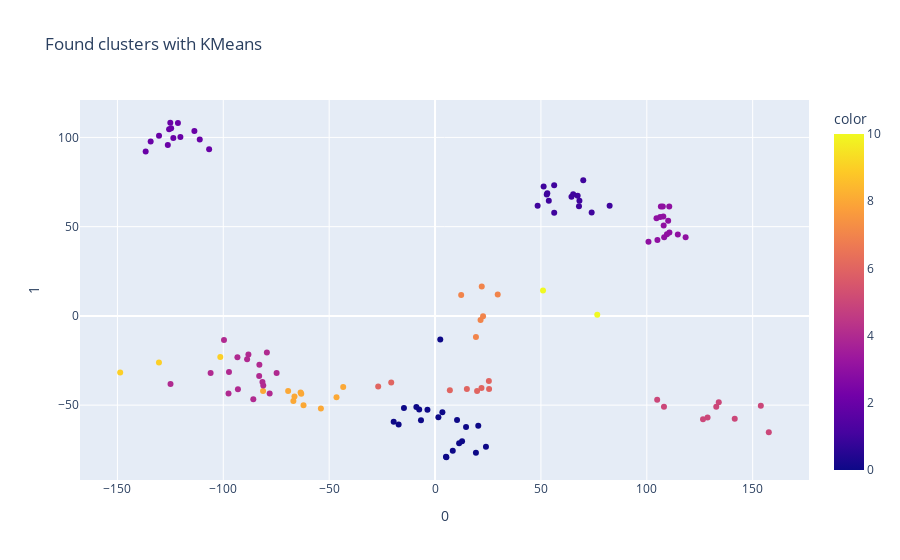
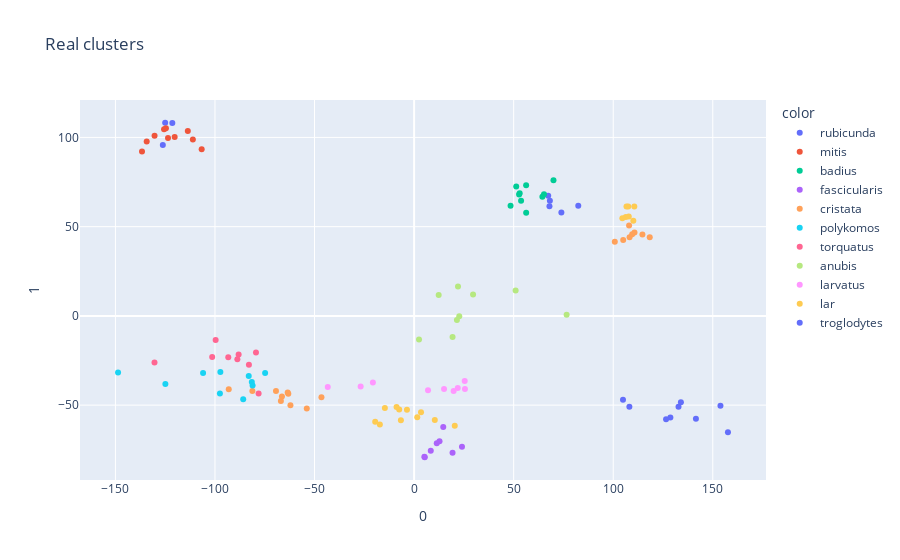

These figures' notebook cell, in order:
### Markdown cell above
#### KMeans

I choose to use k-means because it's a very popular clustering algorithm that is known to run very fast and it excels in seperating the space in different sub-clusters.

### Code cell
km = KMeans(11) # number of clusters set to 11 since we hope to get 11 different species

found_clusters_km = km.fit_predict(X)

cluster_data_km = X.copy()
cluster_data_km['Data'] = found_clusters_km

# using the last pca's result we will plot the found clusters using kmeans


fig = px.scatter(components, x=0, y=1, color=cluster_data_km['Data'], title= 'Found clusters with KMeans')
fig.show()

fig = px.scatter(components, x=0, y=1, color=y, title= 'Real clusters')
fig.show()

### Figure 1 — Plotly figure (JSON) as saved in the notebook; plotly's stock layout.template omitted (floating-point values rounded to 4 significant figures)
{"data": [{"hovertemplate": "0=%{x}<br>1=%{y}<br>color=%{marker.color}<extra></extra>", "legendgroup": "", "marker": {"color": [2, 2, 2, 2, 2, 2, 2, 2, 2, 2, 2, 2, 2, 1, 1, 1, 1, 1, 1, 1, 1, 1, 1, 1, 1, 1, 1, 1, 0, 0, 0, 0, 0, 0, 0, 0, 8, 8, 8, 8, 8, 8, 8, 8, 8, 4, 4, 4, 4, 4, 4, 4, 4, 4, 4, 9, 4, 4, 4, 9, 4, 9, 4, 4, 4, 10, 10, 7, 7, 7, 7, 7, 7, 6, 6, 6, 8, 6, 6, 6, 6, 6, 0, 0, 0, 0, 0, 0, 0, 0, 0, 0, 0, 0, 5, 5, 5, 5, 5, 5, 5, 5, 5, 3, 3, 3, 3, 3, 3, 3, 3, 3, 3, 3, 3, 3, 3, 3], "coloraxis": "coloraxis", "symbol": "circle"}, "mode": "markers", "name": "", "orientation": "v", "showlegend": false, "type": "scatter", "x": [-121.4, -125.0, -126.2, -111.1, -106.7, -113.6, -120.2, -123.6, -130.3, -124.6, -134.3, -125.6, -136.7, 82.45, 73.96, 68.19, 67.97, 67.35, 56.26, 56.27, 64.43, 53.72, 51.28, 69.99, 48.44, 53.01, 65.23, 52.75, 19.3, 8.369, 24.04, 11.38, 5.344, 14.64, 5.166, 12.76, -46.53, -53.9, -63.17, -66.38, -63.49, -62.1, -69.37, -81.22, -66.9, -93.09, -74.82, -85.82, -81.5, -81.12, -83.05, -97.52, -97.31, -106.0, -124.9, -148.7, -78.09, -79.41, -88.13, -101.4, -82.96, -130.4, -99.67, -88.76, -93.32, 76.6, 50.99, 22.68, 12.34, 29.6, 21.5, 19.31, 22.05, 6.991, -20.69, -26.85, -43.36, 21.93, 25.42, 25.52, 15.03, 19.86, 20.42, 10.39, -6.634, 3.472, -7.492, 1.586, -17.21, -8.824, -3.586, -19.53, -14.68, 2.472, 153.9, 132.8, 128.7, 108.1, 141.5, 126.5, 104.9, 134.0, 157.6, 118.3, 114.7, 108.0, 108.2, 110.7, 109.5, 105.0, 100.8, 110.1, 110.6, 107.6, 107.8, 106.3, 106.7, 104.6], "xaxis": "x", "y": [108.0, 108.2, 95.83, 98.82, 93.35, 103.6, 100.2, 99.63, 101.0, 105.2, 97.67, 104.6, 92.12, 61.66, 57.88, 64.55, 61.42, 67.32, 73.21, 57.82, 66.74, 64.52, 72.48, 75.95, 61.68, 68.67, 68.12, 67.98, -76.75, -75.55, -73.31, -71.29, -79.2, -62.3, -78.98, -70.25, -45.52, -51.85, -43.55, -45.21, -42.96, -49.99, -42.05, -42.11, -47.7, -41.13, -31.92, -46.67, -37.1, -38.98, -33.71, -43.5, -31.43, -32.02, -38.17, -31.77, -43.48, -20.52, -21.63, -23.08, -27.33, -26.12, -13.5, -24.29, -23.1, 0.6721, 14.19, -0.199, 11.76, 11.94, -2.281, -11.81, 16.48, -41.63, -37.36, -39.57, -39.91, -40.45, -36.53, -41.02, -40.98, -42.04, -61.58, -58.3, -58.53, -54.03, -52.43, -56.8, -60.92, -50.99, -52.56, -59.28, -51.66, -13.26, -50.39, -50.9, -56.92, -50.87, -57.58, -57.89, -46.95, -48.45, -65.25, 44.08, 45.56, 50.68, 44.04, 46.79, 45.69, 42.46, 41.58, 53.37, 61.27, 61.37, 55.69, 55.44, 61.23, 54.77], "yaxis": "y"}], "layout": {"coloraxis": {"colorbar": {"title": {"text": "color"}}, "colorscale": [[0, "#0d0887"], [0.1111, "#46039f"], [0.2222, "#7201a8"], [0.3333, "#9c179e"], [0.4444, "#bd3786"], [0.5556, "#d8576b"], [0.6667, "#ed7953"], [0.7778, "#fb9f3a"], [0.8889, "#fdca26"], [1, "#f0f921"]]}, "legend": {"tracegroupgap": 0}, "title": {"text": "Found clusters with KMeans"}, "xaxis": {"anchor": "y", "domain": [0, 1], "title": {"text": "0"}}, "yaxis": {"anchor": "x", "domain": [0, 1], "title": {"text": "1"}}}}

### Figure 2 — Plotly figure (JSON) as saved in the notebook; plotly's stock layout.template omitted (floating-point values rounded to 4 significant figures)
{"data": [{"hovertemplate": "color=rubicunda<br>0=%{x}<br>1=%{y}<extra></extra>", "legendgroup": "rubicunda", "marker": {"color": "#636efa", "symbol": "circle"}, "mode": "markers", "name": "rubicunda", "orientation": "v", "showlegend": true, "type": "scatter", "x": [-121.4, -125.0, -126.2, 82.45, 73.96, 68.19, 67.97, 67.35], "xaxis": "x", "y": [108.0, 108.2, 95.83, 61.66, 57.88, 64.55, 61.42, 67.32], "yaxis": "y"}, {"hovertemplate": "color=mitis<br>0=%{x}<br>1=%{y}<extra></extra>", "legendgroup": "mitis", "marker": {"color": "#EF553B", "symbol": "circle"}, "mode": "markers", "name": "mitis", "orientation": "v", "showlegend": true, "type": "scatter", "x": [-111.1, -106.7, -113.6, -120.2, -123.6, -130.3, -124.6, -134.3, -125.6, -136.7], "xaxis": "x", "y": [98.82, 93.35, 103.6, 100.2, 99.63, 101.0, 105.2, 97.67, 104.6, 92.12], "yaxis": "y"}, {"hovertemplate": "color=badius<br>0=%{x}<br>1=%{y}<extra></extra>", "legendgroup": "badius", "marker": {"color": "#00cc96", "symbol": "circle"}, "mode": "markers", "name": "badius", "orientation": "v", "showlegend": true, "type": "scatter", "x": [56.26, 56.27, 64.43, 53.72, 51.28, 69.99, 48.44, 53.01, 65.23, 52.75], "xaxis": "x", "y": [73.21, 57.82, 66.74, 64.52, 72.48, 75.95, 61.68, 68.67, 68.12, 67.98], "yaxis": "y"}, {"hovertemplate": "color=fascicularis<br>0=%{x}<br>1=%{y}<extra></extra>", "legendgroup": "fascicularis", "marker": {"color": "#ab63fa", "symbol": "circle"}, "mode": "markers", "name": "fascicularis", "orientation": "v", "showlegend": true, "type": "scatter", "x": [19.3, 8.369, 24.04, 11.38, 5.344, 14.64, 5.166, 12.76], "xaxis": "x", "y": [-76.75, -75.55, -73.31, -71.29, -79.2, -62.3, -78.98, -70.25], "yaxis": "y"}, {"hovertemplate": "color=cristata<br>0=%{x}<br>1=%{y}<extra></extra>", "legendgroup": "cristata", "marker": {"color": "#FFA15A", "symbol": "circle"}, "mode": "markers", "name": "cristata", "orientation": "v", "showlegend": true, "type": "scatter", "x": [-46.53, -53.9, -63.17, -66.38, -63.49, -62.1, -69.37, -81.22, -66.9, -93.09, 118.3, 114.7, 108.0, 108.2, 110.7, 109.5, 105.0, 100.8], "xaxis": "x", "y": [-45.52, -51.85, -43.55, -45.21, -42.96, -49.99, -42.05, -42.11, -47.7, -41.13, 44.08, 45.56, 50.68, 44.04, 46.79, 45.69, 42.46, 41.58], "yaxis": "y"}, {"hovertemplate": "color=polykomos<br>0=%{x}<br>1=%{y}<extra></extra>", "legendgroup": "polykomos", "marker": {"color": "#19d3f3", "symbol": "circle"}, "mode": "markers", "name": "polykomos", "orientation": "v", "showlegend": true, "type": "scatter", "x": [-74.82, -85.82, -81.5, -81.12, -83.05, -97.52, -97.31, -106.0, -124.9, -148.7], "xaxis": "x", "y": [-31.92, -46.67, -37.1, -38.98, -33.71, -43.5, -31.43, -32.02, -38.17, -31.77], "yaxis": "y"}, {"hovertemplate": "color=torquatus<br>0=%{x}<br>1=%{y}<extra></extra>", "legendgroup": "torquatus", "marker": {"color": "#FF6692", "symbol": "circle"}, "mode": "markers", "name": "torquatus", "orientation": "v", "showlegend": true, "type": "scatter", "x": [-78.09, -79.41, -88.13, -101.4, -82.96, -130.4, -99.67, -88.76, -93.32], "xaxis": "x", "y": [-43.48, -20.52, -21.63, -23.08, -27.33, -26.12, -13.5, -24.29, -23.1], "yaxis": "y"}, {"hovertemplate": "color=anubis<br>0=%{x}<br>1=%{y}<extra></extra>", "legendgroup": "anubis", "marker": {"color": "#B6E880", "symbol": "circle"}, "mode": "markers", "name": "anubis", "orientation": "v", "showlegend": true, "type": "scatter", "x": [76.6, 50.99, 22.68, 12.34, 29.6, 21.5, 19.31, 22.05, 2.472], "xaxis": "x", "y": [0.6721, 14.19, -0.199, 11.76, 11.94, -2.281, -11.81, 16.48, -13.26], "yaxis": "y"}, {"hovertemplate": "color=larvatus<br>0=%{x}<br>1=%{y}<extra></extra>", "legendgroup": "larvatus", "marker": {"color": "#FF97FF", "symbol": "circle"}, "mode": "markers", "name": "larvatus", "orientation": "v", "showlegend": true, "type": "scatter", "x": [6.991, -20.69, -26.85, -43.36, 21.93, 25.42, 25.52, 15.03, 19.86], "xaxis": "x", "y": [-41.63, -37.36, -39.57, -39.91, -40.45, -36.53, -41.02, -40.98, -42.04], "yaxis": "y"}, {"hovertemplate": "color=lar<br>0=%{x}<br>1=%{y}<extra></extra>", "legendgroup": "lar", "marker": {"color": "#FECB52", "symbol": "circle"}, "mode": "markers", "name": "lar", "orientation": "v", "showlegend": true, "type": "scatter", "x": [20.42, 10.39, -6.634, 3.472, -7.492, 1.586, -17.21, -8.824, -3.586, -19.53, -14.68, 110.1, 110.6, 107.6, 107.8, 106.3, 106.7, 104.6], "xaxis": "x", "y": [-61.58, -58.3, -58.53, -54.03, -52.43, -56.8, -60.92, -50.99, -52.56, -59.28, -51.66, 53.37, 61.27, 61.37, 55.69, 55.44, 61.23, 54.77], "yaxis": "y"}, {"hovertemplate": "color=troglodytes<br>0=%{x}<br>1=%{y}<extra></extra>", "legendgroup": "troglodytes", "marker": {"color": "#636efa", "symbol": "circle"}, "mode": "markers", "name": "troglodytes", "orientation": "v", "showlegend": true, "type": "scatter", "x": [153.9, 132.8, 128.7, 108.1, 141.5, 126.5, 104.9, 134.0, 157.6], "xaxis": "x", "y": [-50.39, -50.9, -56.92, -50.87, -57.58, -57.89, -46.95, -48.45, -65.25], "yaxis": "y"}], "layout": {"legend": {"title": {"text": "color"}, "tracegroupgap": 0}, "title": {"text": "Real clusters"}, "xaxis": {"anchor": "y", "domain": [0, 1], "title": {"text": "0"}}, "yaxis": {"anchor": "x", "domain": [0, 1], "title": {"text": "1"}}}}
